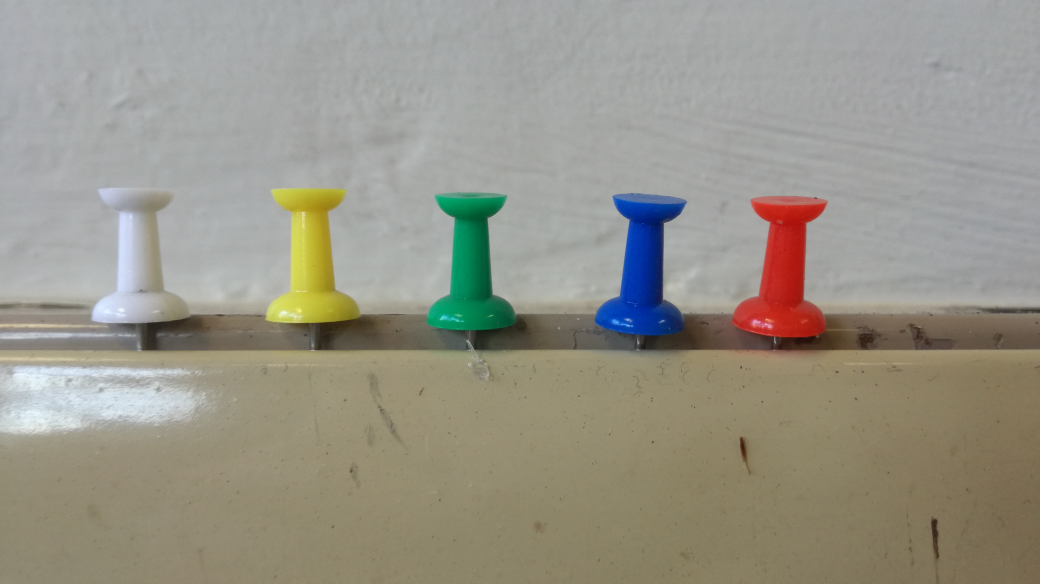
#> input picture 0_Mixed/Resize/pics/tacks.jpg, 4160 x 2336 px (shown at 1/4 size); its folder holds only this picture in this run
$ python resize1.py   (older library calls are emulated)
#> lines starting #> are read from the running program, lines starting #| are printed output that depends on the picture
# -*- coding: utf-8 -*-
"""
Description: Get number of files in 'pics' folder
			 Check each pixel size
			 If larger than 480 x 320
			 Resize to ? (size of Pi Cam image)
"""
import PIL
from PIL import Image
import os
import shutil

file0 = 'pics/'
#file1 = '/home/antz/0_CV3/z-Test/Resize/pics/tacks.jpg'
images = 0			# number of images
sizeW = 0			# pixel width of images
cnt = 0				# generic counter
incr = 0			# resized image counter

def fcount(path):
	count = 0
	for f in os.listdir(file0):
		if os.path.isfile(os.path.join(path, f)):
			count += 1
	return count

def No_images():
	Image_No = 0
	Image_No = fcount(file0)						# get the number of files
	#print("Found {0} files!\n".format(Image_No))	# display the number of images at that path
	return Image_No

def getWidth(name):
	# Get image pixel size (width x height)
	with Image.open(name) as img:
		width, height = img.size
	if width >= 900:
		print("{0} -> {1}".format(name, width))
	return width

def resize(name, cnt):
	basewidth = 600									# define new size
	img = Image.open(name)							# open image file
	wpercent = (basewidth / float(img.size[0]))
	hsize = int((float(img.size[1]) * float(wpercent)))
	img = img.resize((basewidth, hsize), PIL.Image.ANTIALIAS)
	img.save('resized_{}.jpg'.format(cnt))			# save the resized image

def main():
	images = No_images()
	print("Found {} files!\n".format(images))		# display the number of images at that path

	for cnt in range(0, images):					# Loop to each image file
		# Append the path and filename together
		name = ("{0}{1}".format(file0, os.listdir(file0)[cnt]))
		imagePath = name
		sizeW = getWidth(name)						# get the width of image
#> in getWidth, img is the input picture: PIL image 4160x2336 RGB; mean R, G, B 151.8, 148.9, 136.7
#| pics/tacks.jpg -> 4160
#> sizeW = 4160
		if sizeW >= 900:							# if above 600 width
			resize(name, cnt)						# resize each image
#> in resize, `img = img.resize((basewidth, hsize), PIL.Image.ANTIALIAS)`:
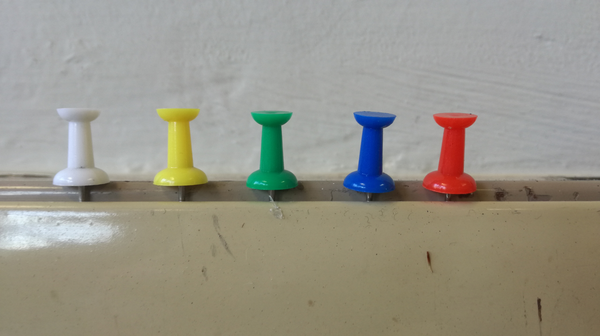
#> img: PIL image 600x336 RGB; mean R, G, B 151.8, 148.9, 136.7

if __name__ == "__main__": main()
